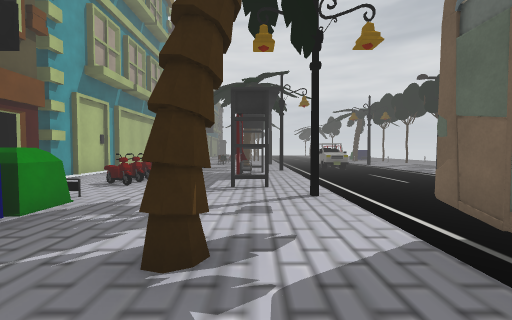
[1] (above)

24 first-person views from a walk through a Unity game level. The camera is 1.5 m above the floor, tilts 2° down and sees 90° across. The floor is counted in squares, 2 m on a side. Each view is taken from the middle of a square. On the plan, view 1 faces up. The plan holds only what a view shows up to about 9 squares ahead; the rest is blank. The place goes on beyond the plan. The player character is not drawn. Some surface patterns are stand-ins.

[2]
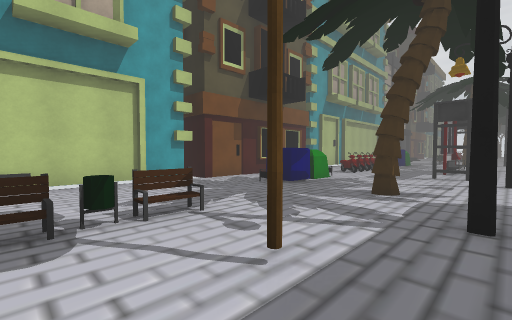

[3]
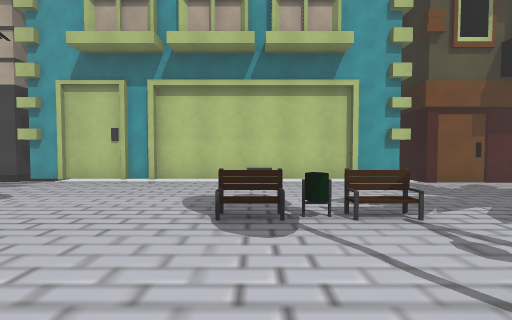

[4]
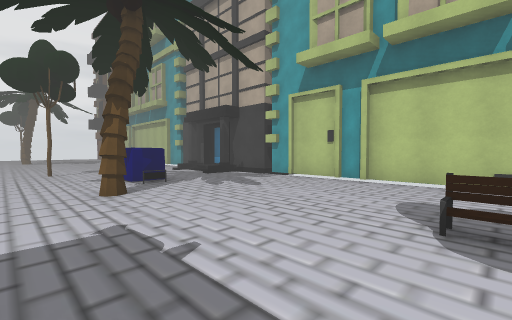

[5]
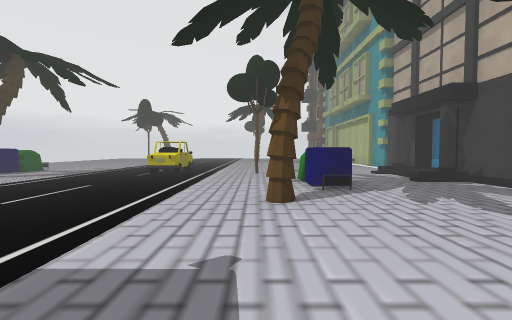

[6]
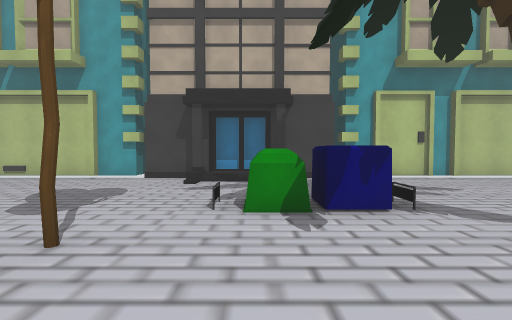

[7]
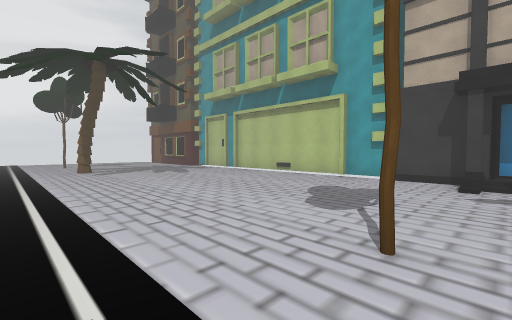

[8]
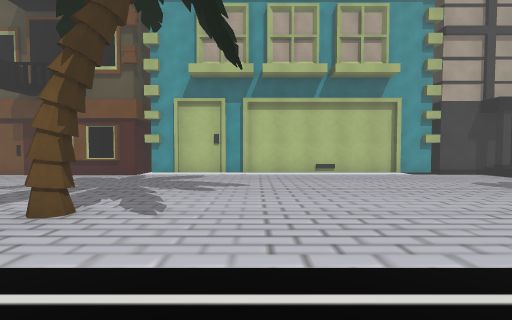

[9]
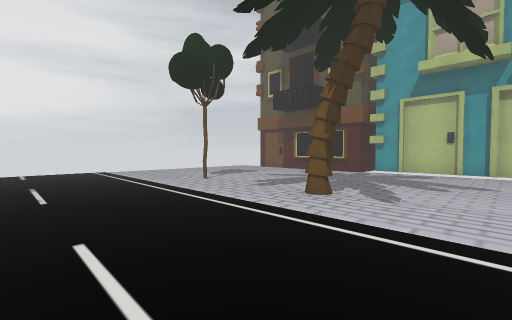

[10]
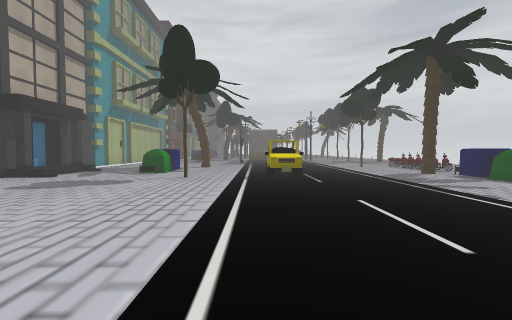

[11]
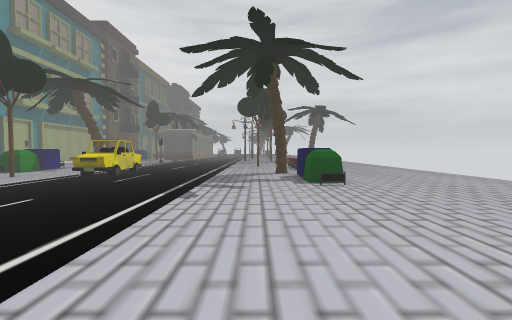

[12]
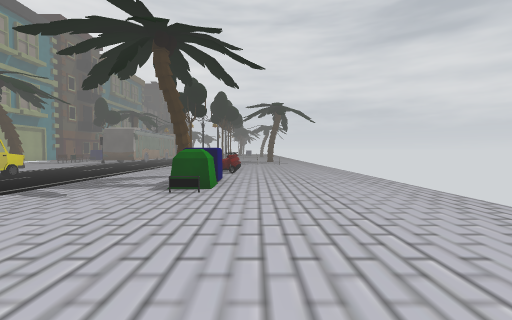

[13]
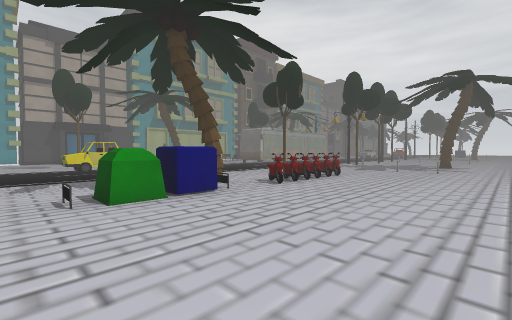

[14]
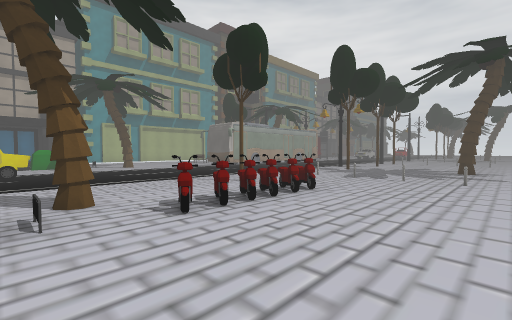

[15]
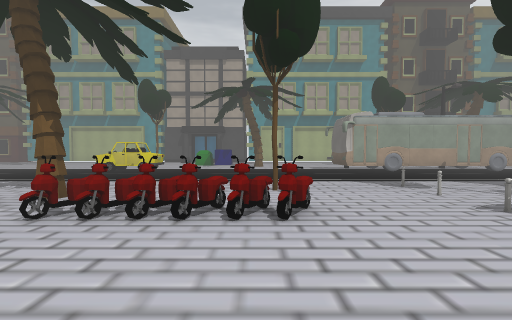

[16]
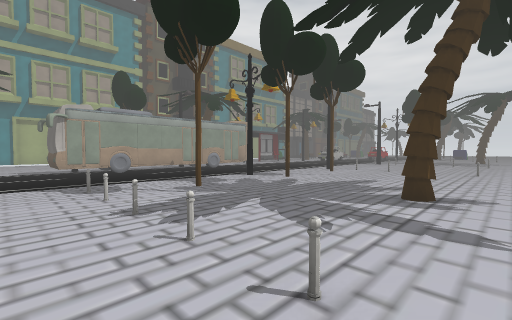

[17]
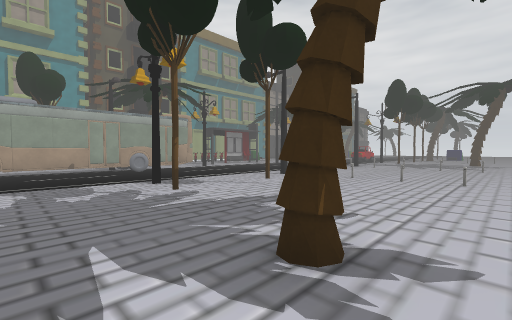

[18]
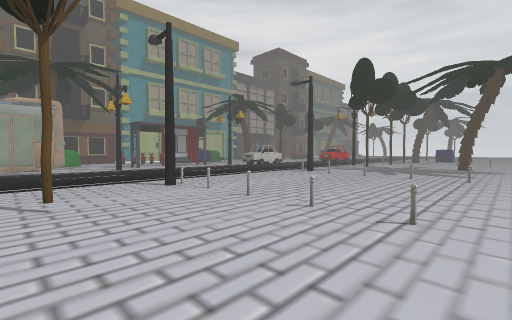

[19]
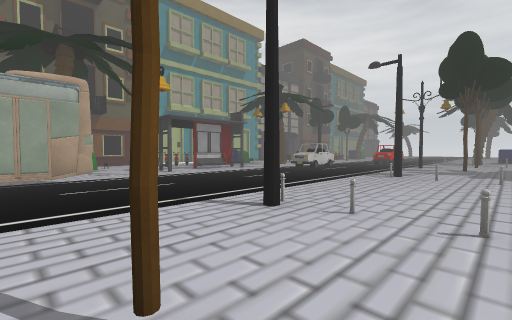

[20]
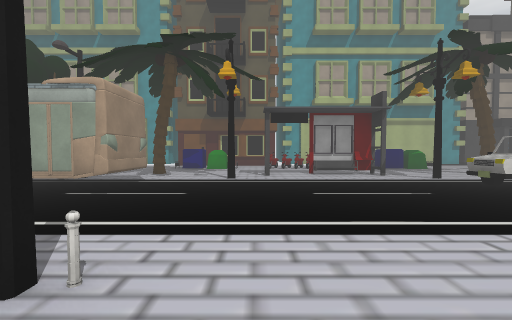

[21]
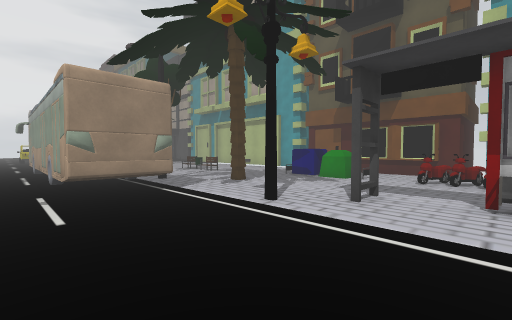

[22]
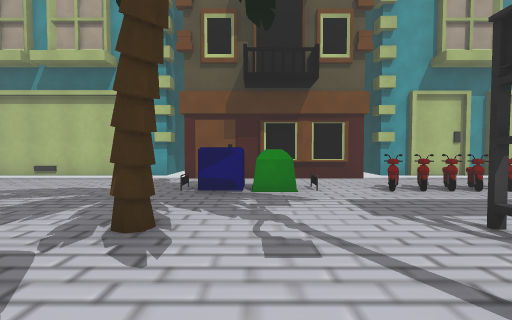

[23]
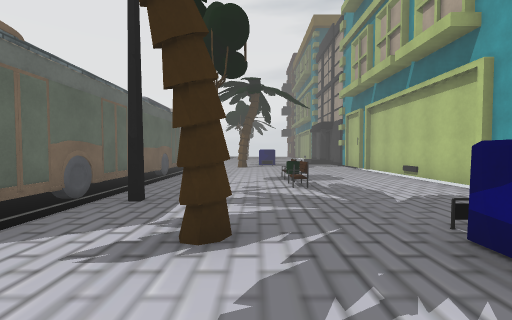

[24]
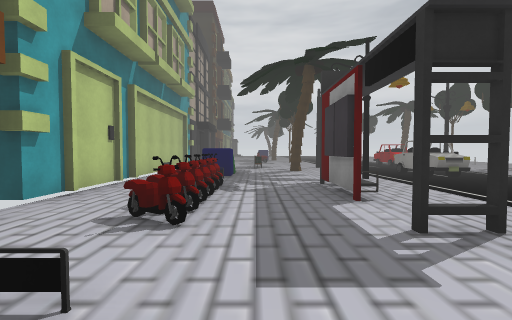

### Floor plan
Key: @ floor where view 1 was taken; # wall or solid block; . main floor; : floor 0.25 m higher than the main floor; / step, stairs or slope; T thing the floor can be seen under or through; O other object.
Columns run from 6 left of view 1 to 13 right of it. Each row starts with its distance up from view 1.
  9  # ..#O..O...OOOOO.
  8 ##.O.O.............
  7 #..O.O.............
  6 ##.O...............
  5  #....O............
  4  #.O...O.....OOOOO.
  3  #.O...............
  2  #.O.#..TT.........
  1 ##......TT....#....
  0 #.....@.TT..O......
 -1 #.......TT....#....
 -2 #...O.#.TT.......#.
 -3 #...O...TT..........
 -4 #.......TT..........
 -5 #.......##...OOOOO..
 -6 ##..................
 -7 ##..................
 -8 #....#.......#.O....
 -9 #...O..........O....
-10 ##/.O..........O....
-11 #:..O.........#.....
-12 #:..O....O.....O....
-13 ##....#..O.....O....
-14 #..............O....
-15 #...................
-16 #...................
-17 #..................
-18 #.................
-19 #.........  ... .
-20 #..........  .
-21 ##.........
-22 ##.........
-23 #.....#....
-24 ##.........
-25  #.........
-26  #....#....
-27  #. .......
-28  #   ......
-29       .....
-30        ....

Positions as (right, up) in squares from view 1, and headings:
1: (0, 0), facing up
2: (1, -3), facing up-left
3: (1, -3), facing left
4: (1, -3), facing down-left
5: (0, -4), facing down
6: (2, -11), facing left
7: (2, -12), facing down-left
8: (3, -20), facing left
9: (4, -20), facing down-left
10: (2, -20), facing up
11: (7, -20), facing up
12: (10, -19), facing up
13: (13, -15), facing up-left
14: (12, -12), facing up-left
15: (12, -8), facing left
16: (12, -6), facing up-left
17: (12, -3), facing up-left
18: (12, 1), facing up-left
19: (9, 1), facing up-left
20: (8, 5), facing left
21: (4, 7), facing down-left
22: (2, 3), facing left
23: (-1, 4), facing down
24: (-2, 3), facing up
